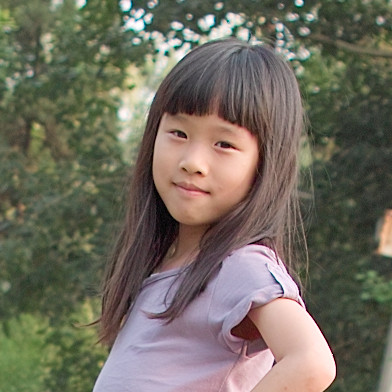
%> input picture wavelet/origin.bmp, 392 x 392 px
$ octave test.m   (GNU Octave 9; MATLAB toolbox functions it lacks are replaced by stand-ins)
%> lines starting %> are read from the running program, lines starting %| are printed output that depends on the picture
img = imread('origin.bmp');
%> img is the input picture: size 392x392x3 uint8; mean R, G, B 113.3, 108.3, 95.5
img = rgb2gray(img);
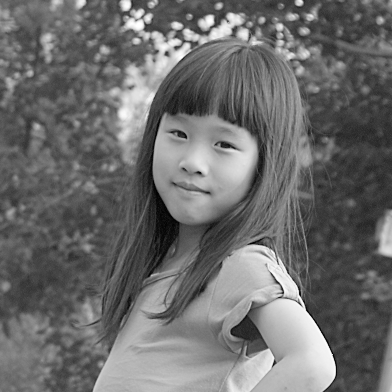
%> img: size 392x392 uint8; min 2, max 255, mean 108.3
[c, s] = wavedec2(img, 3, 'haar');
%> s = [49 49; 49 49; 98 98; 196 196; 392 392]
[H1,V1,D1] = detcoef2('all', c, s, 1);
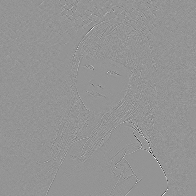
%> D1: size 196x196 double; min -106, max 76.5, mean 0; drawn with min black and max white
A1 = appcoef2(c, s, 'haar', 1);
V1img = wcodemat(V1, 255, 'mat', 1);
H1img = wcodemat(H1, 255, 'mat', 1);
D1img = wcodemat(D1, 255, 'mat', 1);
A1img = wcodemat(A1, 255, 'mat', 1);

[H2,V2,D2] = detcoef2('all', c, s, 2);
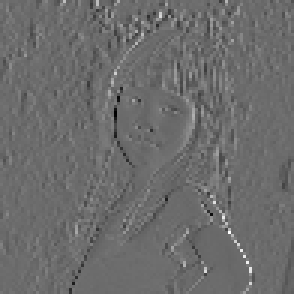
%> V2: size 98x98 double (shown 3 times larger); min -269, max 364, mean 0.2; drawn with min black and max white
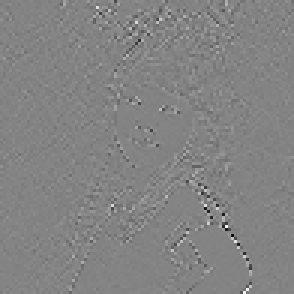
%> D2: size 98x98 double (shown 3 times larger); min -174.3, max 163.8, mean 0; drawn with min black and max white
A2 = appcoef2(c,s,'haar',2);
V2img = wcodemat(V2, 255, 'mat', 1);
H2img = wcodemat(H2, 255, 'mat', 1);
D2img = wcodemat(D2, 255, 'mat', 1);
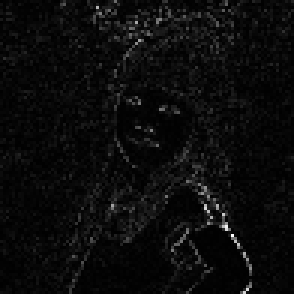
%> D2img: size 98x98 double (shown 3 times larger); min 1, max 255, mean 11.3
A2img = wcodemat(A2, 255, 'mat', 1);

[H3,V3,D3] = detcoef2('all', c, s, 3);
A3 = appcoef2(c, s, 'haar', 3);
V3img = wcodemat(V3, 255, 'mat', 1);
H3img = wcodemat(H3, 255, 'mat', 1);
D3img = wcodemat(D3, 255, 'mat', 1);
A3img = wcodemat(A3, 255, 'mat', 1);

res = [A3img V3img; H3img D3img];
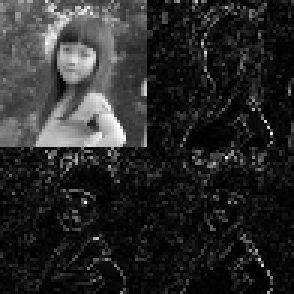
%> res: size 98x98 double (shown 3 times larger); min 1, max 255, mean 41.3
res = [res V2img; H2img D2img];
%> res: size 196x196 double
res = [res V1img; H1img D1img];
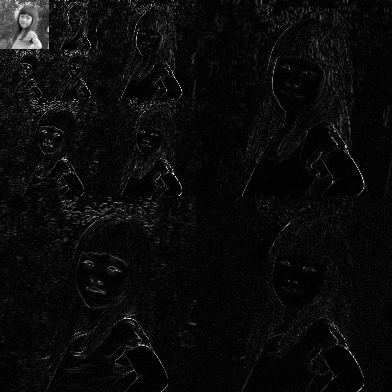
%> res: size 392x392 double; min 1, max 255, mean 11.1
imwrite(uint8(res), 'res.bmp', 'bmp');
